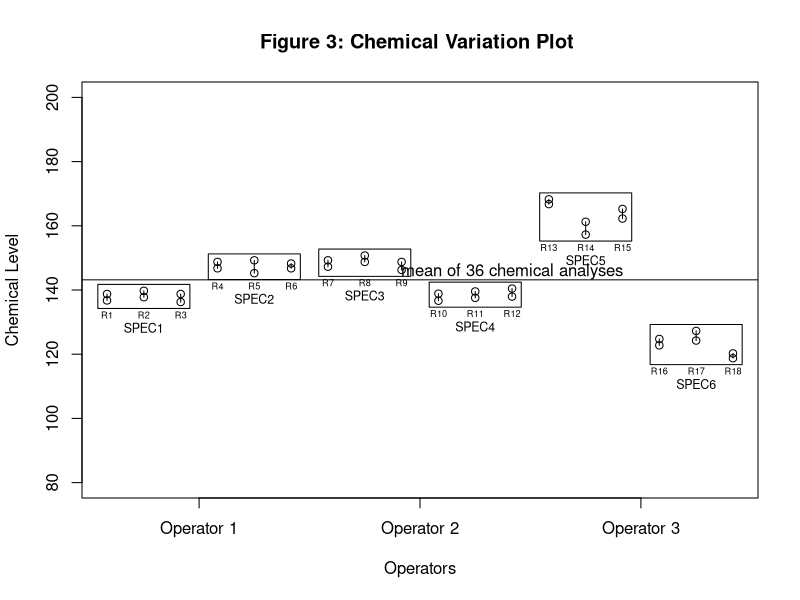

Write R code to recreate this figure.

run = c(1,1,2,2,3,3,4,4,5,5,6,6,7,7,8,8,9,9,10,10,11,11,12,12,13,13,14,14,
15,15,16,16,17,17,18,18)
Res = c(
        136.75, 138.75,
        137.75, 139.75,
        136.25, 138.75,
        146.75, 148.75,
        149.25, 145.25,
        146.75, 148.25,
        147.25, 149.25,
        150.75, 148.75,
        146.25, 148.75,
        136.65, 138.85,
        137.55, 139.55,
        140.45, 137.95,
        166.75, 168.25,
        157.25, 161.25,
        162.25, 165.25,
        122.75, 124.75,
        124.25, 127.25,
        118.75, 120.25)
spec = seq(1,6)

# lower and upper bounds for the rectangles
lb_rec_1 = min(Res[1:6]) - 2
ub_rec_1 = max(Res[1:6]) + 2

lb_rec_2 = min(Res[7:12]) - 2
ub_rec_2 = max(Res[7:12]) + 2

lb_rec_3 = min(Res[13:18]) - 2
ub_rec_3 = max(Res[13:18]) + 2

lb_rec_4 = min(Res[19:24]) - 2
ub_rec_4 = max(Res[19:24]) + 2

lb_rec_5 = min(Res[25:30]) - 2
ub_rec_5 = max(Res[25:30]) + 2

lb_rec_6 = min(Res[31:36]) - 2
ub_rec_6 = max(Res[31:36]) + 2


plot(run,Res,type="p",xlab="Operators",ylab="Chemical Level",
        main="Figure 3: Chemical Variation Plot ",cex=.99,
        ylim=c(80,200),xaxt="n")
rect(0.75,lb_rec_1,3.25,ub_rec_1)
segments(1,min(Res[1:2]),1,max(Res[1:2]))
segments(2,min(Res[3:4]),2,max(Res[3:4]))
segments(3,min(Res[5:6]),3,max(Res[5:6]))
text(1,lb_rec_1-2,"R1",cex=.55)
text(2,lb_rec_1-2,"R2",cex=.55)
text(3,lb_rec_1-2,"R3",cex=.55)
text(2,lb_rec_1-6,"SPEC1",cex=.75)

rect(3.75,lb_rec_2,6.25,ub_rec_2)
segments(4,min(Res[7:8]),4,max(Res[7:8]))
segments(5,min(Res[9:10]),5,max(Res[9:10]))
segments(6,min(Res[11:12]),6,max(Res[11:12]))
text(4,lb_rec_2-2,"R4",cex=.55)
text(5,lb_rec_2-2,"R5",cex=.55)
text(6,lb_rec_2-2,"R6",cex=.55)
text(5,lb_rec_2-6,"SPEC2",cex=.75)

rect(6.75,lb_rec_3,9.25,ub_rec_3)
segments(7,min(Res[13:14]),7,max(Res[13:14]))
segments(8,min(Res[15:16]),8,max(Res[15:16]))
segments(9,min(Res[17:18]),9,max(Res[17:18]))
text(7,lb_rec_3-2,"R7",cex=.55)
text(8,lb_rec_3-2,"R8",cex=.55)
text(9,lb_rec_3-2,"R9",cex=.55)
text(8,lb_rec_3-6,"SPEC3",cex=.75)

rect(9.75,lb_rec_4,12.25,ub_rec_4)
segments(10,min(Res[19:20]),10,max(Res[19:20]))
segments(11,min(Res[21:22]),11,max(Res[21:22]))
segments(12,min(Res[23:24]),12,max(Res[23:24]))
text(10,lb_rec_4-2,"R10",cex=.55)
text(11,lb_rec_4-2,"R11",cex=.55)
text(12,lb_rec_4-2,"R12",cex=.55)
text(11,lb_rec_4-6,"SPEC4",cex=.75)

rect(12.75,lb_rec_5,15.25,ub_rec_5)
segments(13,min(Res[25:26]),13,max(Res[25:26]))
segments(14,min(Res[27:28]),14,max(Res[27:28]))
segments(15,min(Res[29:30]),15,max(Res[29:30]))
text(13,lb_rec_5-2,"R13",cex=.55)
text(14,lb_rec_5-2,"R14",cex=.55)
text(15,lb_rec_5-2,"R15",cex=.55)
text(14,lb_rec_5-6,"SPEC5",cex=.75)

rect(15.75,lb_rec_6,18.25,ub_rec_6)
segments(16,min(Res[31:32]),16,max(Res[31:32]))
segments(17,min(Res[33:34]),17,max(Res[33:34]))
segments(18,min(Res[35:36]),18,max(Res[35:36]))
text(16,lb_rec_6-2,"R16",cex=.55)
text(17,lb_rec_6-2,"R17",cex=.55)
text(18,lb_rec_6-2,"R18",cex=.55)
text(17,lb_rec_6-6,"SPEC6",cex=.75)


axis(side=1,at=c(3.5,9.5,15.5),labels=c("Operator 1","Operator 2","Operator 3"))
segments(0,mean(Res),19,mean(Res))
text(12,mean(Res)+2.5,"mean of 36 chemical analyses")
